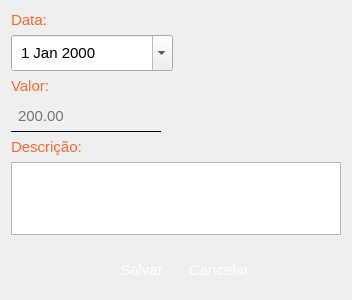
<?xml version="1.0" encoding="UTF-8"?>
<ui version="4.0">
 <class>CreateCapital</class>
 <widget class="QDialog" name="CreateCapital">
  <property name="geometry">
   <rect>
    <x>0</x>
    <y>0</y>
    <width>352</width>
    <height>300</height>
   </rect>
  </property>
  <property name="minimumSize">
   <size>
    <width>352</width>
    <height>300</height>
   </size>
  </property>
  <property name="maximumSize">
   <size>
    <width>352</width>
    <height>300</height>
   </size>
  </property>
  <property name="font">
   <font>
    <family>Segoe UI</family>
    <pointsize>11</pointsize>
   </font>
  </property>
  <property name="windowTitle">
   <string>Recebimento de Capital</string>
  </property>
  <property name="windowIcon">
   <iconset resource="icons.qrc">
    <normaloff>:/Icons/main_icon.png</normaloff>:/Icons/main_icon.png</iconset>
  </property>
  <property name="autoFillBackground">
   <bool>false</bool>
  </property>
  <property name="styleSheet">
   <string notr="true">QDialog{
	background-image: url(:/Icons/background2.jpg);
}
QLabel{
	color:#FF692E;
	font: 12pt &quot;Segoe UI&quot;;
}
QPushButton{
	background-color: qlineargradient(x1: 0, y1: 0, x2: 0, y2: 1,
                                stop: 0 #ff9b58, stop: 0.4 #ff7037,
                                stop: 0.5 #ff7037, stop: 1.0 #ff9b58);
	border:none;
	padding: 10px;
	color:#FFF;
	margin-top: 10px;
}
QLineEdit{
	border:none;
	background-color:  transparent;
	padding:5px;
	border-bottom: 1px solid #000;
}
QDateEdit{
	padding:5px;
}</string>
  </property>
  <layout class="QVBoxLayout" name="verticalLayout">
   <item>
    <layout class="QGridLayout" name="gridLayout">
     <item row="10" column="0">
      <widget class="QLabel" name="labelDesc">
       <property name="text">
        <string>Descrição:</string>
       </property>
      </widget>
     </item>
     <item row="9" column="0" alignment="Qt::AlignLeft">
      <widget class="QLineEdit" name="valorInput">
       <property name="placeholderText">
        <string>200.00</string>
       </property>
      </widget>
     </item>
     <item row="11" column="0" colspan="2">
      <widget class="QTextEdit" name="descInput"/>
     </item>
     <item row="12" column="0" alignment="Qt::AlignRight">
      <widget class="QPushButton" name="saveButton">
       <property name="cursor">
        <cursorShape>PointingHandCursor</cursorShape>
       </property>
       <property name="text">
        <string>Salvar</string>
       </property>
      </widget>
     </item>
     <item row="12" column="1" alignment="Qt::AlignLeft">
      <widget class="QPushButton" name="cancelButton">
       <property name="cursor">
        <cursorShape>PointingHandCursor</cursorShape>
       </property>
       <property name="autoFillBackground">
        <bool>false</bool>
       </property>
       <property name="text">
        <string>Cancelar</string>
       </property>
      </widget>
     </item>
     <item row="7" column="0" alignment="Qt::AlignLeft">
      <widget class="QLabel" name="labelValor">
       <property name="text">
        <string>Valor:</string>
       </property>
      </widget>
     </item>
     <item row="6" column="0">
      <widget class="QDateEdit" name="dateInput">
       <property name="cursor">
        <cursorShape>ArrowCursor</cursorShape>
       </property>
       <property name="calendarPopup">
        <bool>true</bool>
       </property>
       <property name="date">
        <date>
         <year>2000</year>
         <month>1</month>
         <day>1</day>
        </date>
       </property>
      </widget>
     </item>
     <item row="5" column="0">
      <widget class="QLabel" name="labelData">
       <property name="text">
        <string>Data:</string>
       </property>
      </widget>
     </item>
    </layout>
   </item>
  </layout>
 </widget>
 <resources>
  <include location="icons.qrc"/>
 </resources>
 <connections/>
</ui>
